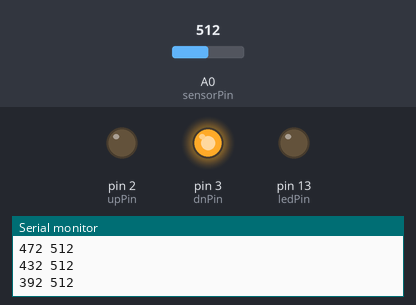
A sketch run on a simulated Arduino Uno, built with avr-gcc and run on an emulated ATmega328P. On the bench: output pins drawn as LEDs (lit = HIGH), the last lines printed to the serial monitor. The test bench sets the inputs (shaded band); at power-on: A0 (sensorPin) = 512.

Above: at 1.2 s.
1.3 s: A0 (sensorPin) set to 325
At 1.52 s:
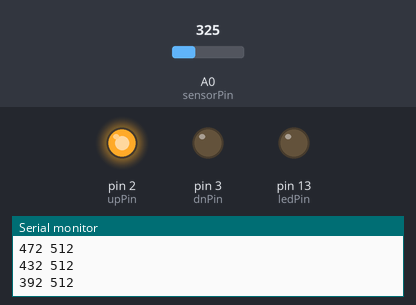
3.2 s: A0 (sensorPin) set to 303
At 3.8 s:
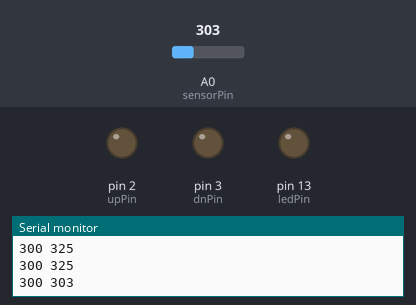
7.7 s: A0 (sensorPin) set to 271
At 8.5 s:
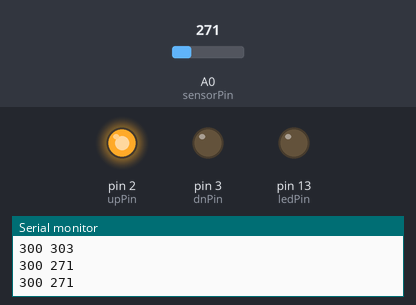
9.2 s: A0 (sensorPin) set to 306
At 9.6 s:
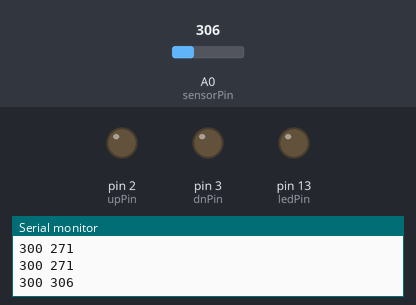
Timing chart, 0 to 11.7 s (numbered marks = the images above; inputs shaded):
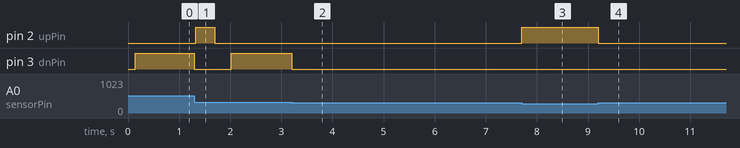

The sketch:

pressureReg.ino
```cpp
/** pressureReg.ino
 *  Proof-of-concept test program for OSE cutting torch pressure control
 *  Dynamically adjusts pressure between commanded setpoints
 *  http://opensourceecology.org/wiki/CNC_Torch_Table_Control_Overview#Oxyfuel_.28oxyacetylene.2C_oxypropane.2C_etc.29_cutting_torch
 *
 *  Arduino UNO
 *  Freescale MPXHZ6400AC6T1 pressure sensor on analog in A0
 *  Automation Direct AVS-523C1-24D 5-port 3-pos closed center air solenoid valve
 *    on digital pins 2 & 3
 *  ULN2003 darlington buffer between digital pins and 24V solenoid coils
 *
 *  Control via Arduino serial port 9600 8N1 through 5 settable parameters
 *    0 - target pressure - e.g.  0p600s (parameter 0 setting 600)
 *         setting is in ADC counts, 600 ~ 20psig
 *    1 - slew rate - e.g. 1p2s
 *         setting is ADC counts per update cycle (see parameter 4, cycle_time)
 *    2 - hysteresis - e.g. 2p20s
 *         setting is ADC counts deadband, i.e. error required to initiate a correction
 *    3 - report rate - e.g. 3p25s
 *         setting is how often (in update cycles) to report <command> <measurement> over serial
 *    4 - cycle time - e.g. 4p20s
 *         setting is milliseconds per update cycle
 *
 * ver 0.1 21Jul2013 C.Harrison
 * Public domain
 */

const int sensorPin = A0;    // select the input pin for the pressure sensor
const int ledPin = 13;
const int upPin = 2;
const int dnPin = 3;

int sensorValue;  // variable to store the value coming from the sensor
uint32_t when;
int reportCounter=0;

// pressure control parameters
enum {
  target,
  slewrate,
  hysteresis,
  report_rate,
  cycle_time,
  num_params
};
int parameters[num_params];
int command;

int adjusting_param=0;
int input_number = 0;

void setup() {
  // declare the ledPin as an OUTPUT:
  pinMode(ledPin, OUTPUT);
  digitalWrite(upPin, LOW);
  digitalWrite(dnPin, LOW);
  pinMode(upPin, OUTPUT);
  pinMode(dnPin, OUTPUT);
  when = millis();

  parameters[target] = 300;
  parameters[slewrate] = 2;
  parameters[hysteresis] = 15;
  parameters[report_rate] = 20;
  parameters[cycle_time] = 20;
  sensorValue = analogRead(sensorPin);
  command = sensorValue;

  Serial.begin(9600);
}

void loop() {
  // handle any user command
  if (Serial.available()) {
    char c = Serial.read();
    Serial.write(c); //echo
    if (c >= '0' && c <= '9') {
      input_number = 10*input_number + (c-'0');
    }
    else if (c=='p') {
      if (input_number < num_params) {
        adjusting_param = input_number;
      }
      input_number = 0;
    }
    else if (c == 's') {
      parameters[adjusting_param] = input_number;
      input_number = 0;
    }
    else {
      input_number = 0;
    }
  }
  // read the value from the sensor:
  sensorValue = analogRead(sensorPin);
  if (sensorValue > command+parameters[hysteresis]) {
    if (digitalRead(upPin)==LOW) {
      digitalWrite(dnPin, HIGH);
    }
    digitalWrite(upPin, LOW);
  } else if (sensorValue < command-parameters[hysteresis]) {
    if (digitalRead(dnPin)==LOW) {
      digitalWrite(upPin, HIGH);
    }
    digitalWrite(dnPin, LOW);
  } else {
    digitalWrite(upPin, LOW);
    digitalWrite(dnPin, LOW);
  }
  if (parameters[target] > command) {
    command = command + parameters[slewrate];
    if (command > parameters[target]) {
      command = parameters[target];
    }
  }
  if (parameters[target] < command) {
    command = command - parameters[slewrate];
    if (command < parameters[target]) {
      command = parameters[target];
    }
  }
  if (++reportCounter >= parameters[report_rate]) {
    Serial.print(command, DEC);
    Serial.write(' ');
    Serial.println(sensorValue, DEC);
    reportCounter = 0;
  }
  while (millis() < when) { ; }
  when += parameters[cycle_time];
}
```

Measured:
- the behaviour switches between 316 and 315 on A0 (sensorPin) (found by bisection; images 1 and 2)
- the behaviour switches between 285 and 284 on A0 (sensorPin) (found by bisection; images 2 and 3)
- after the input at 1.3 s, pin 2 (upPin): LOW → HIGH at once, → LOW 0.38 s later; pin 3 (dnPin): HIGH → LOW at once, → HIGH 0.72 s later
- after the input at 3.2 s, pin 3 (dnPin): HIGH → LOW at once
- after the input at 7.7 s, pin 2 (upPin): LOW → HIGH at once
- after the input at 9.2 s, pin 2 (upPin): HIGH → LOW at once
